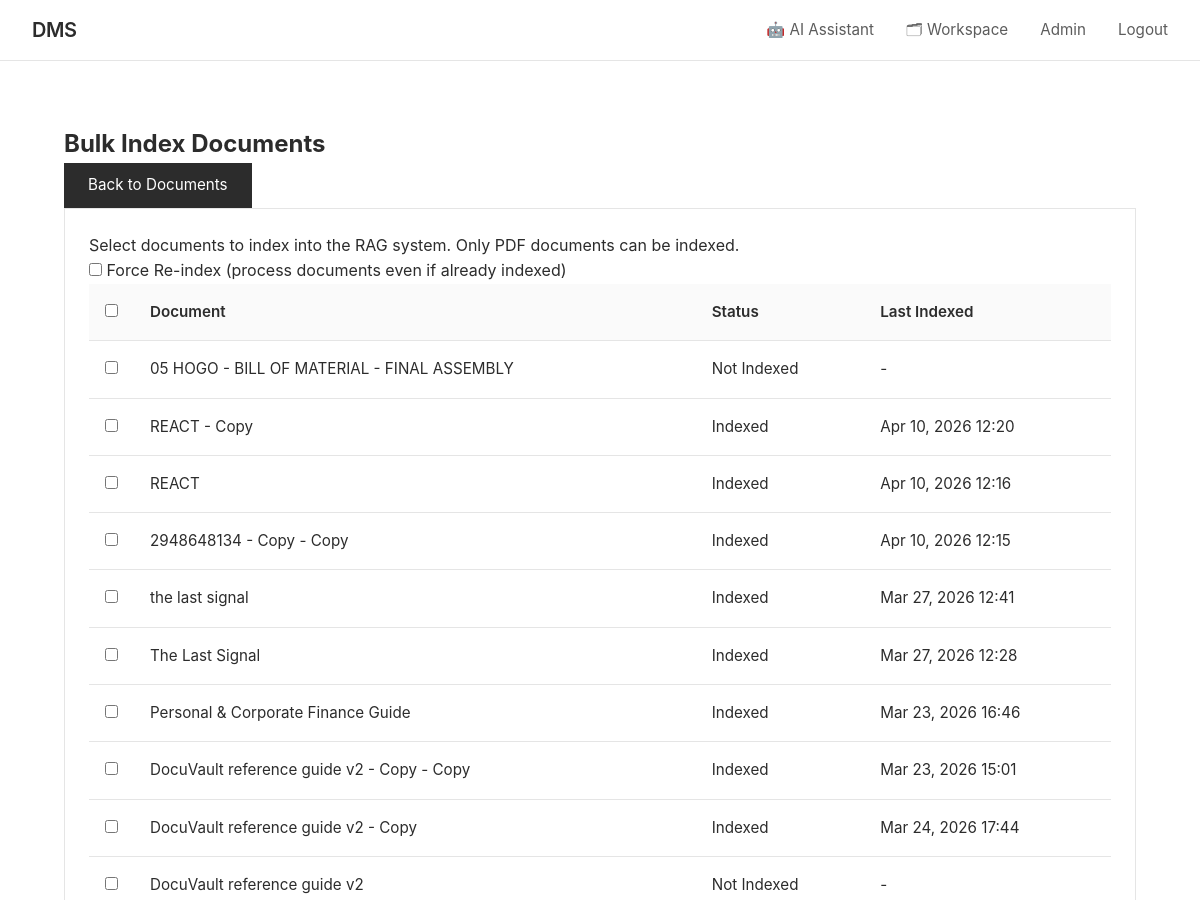
The app's page /documents/bulk-index/ (signed in, upper part), older data.
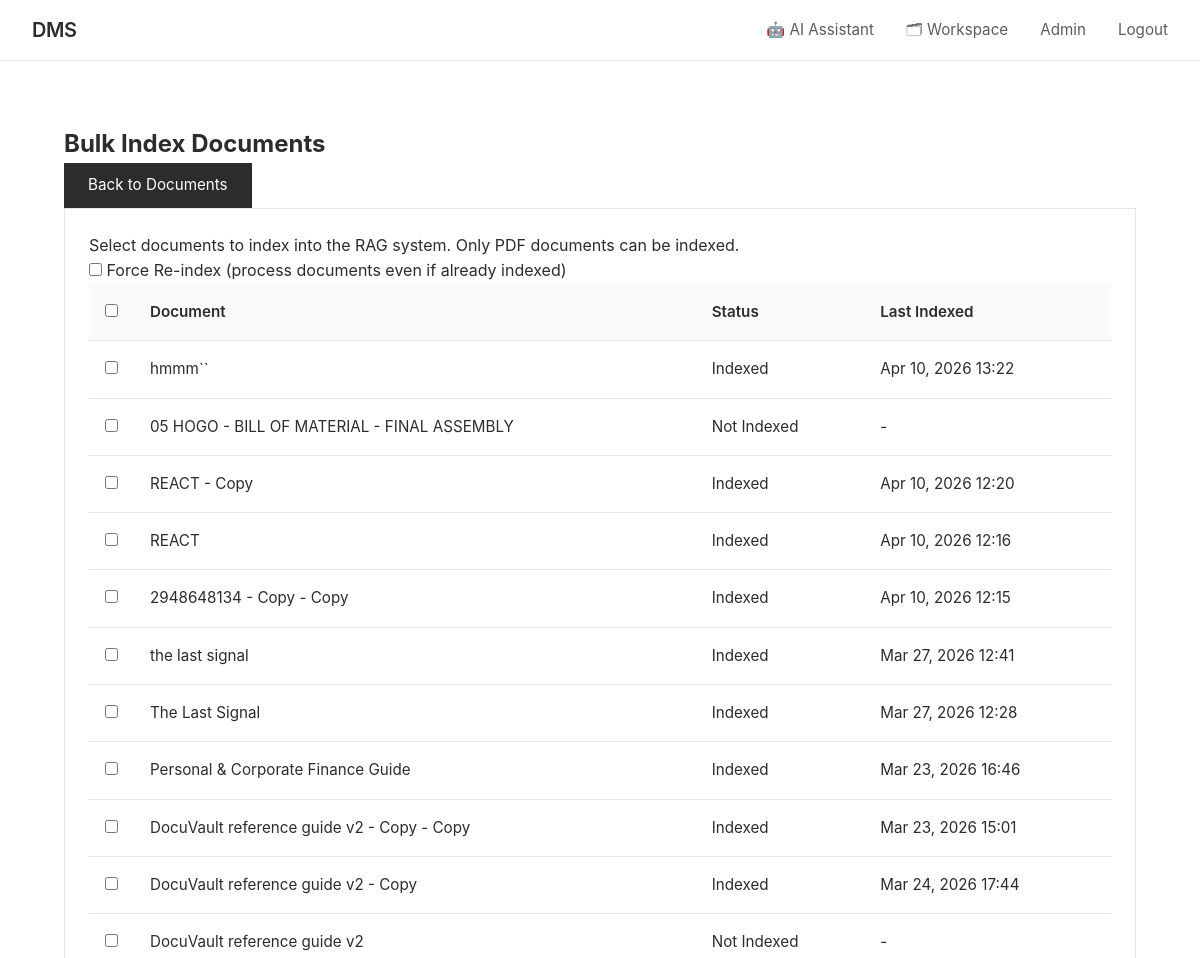
The same page, newer data.
### documents/models.py (models this page shows, shortened)
class Document(models.Model):
    ACCESS_LEVEL_CHOICES = [
        ('public', 'Public'),
        ('private', 'Private'),
        ('role', 'Role-Based'),
        ('custom', 'Custom Users'),
    ]
    title = models.CharField(max_length=255)
    description = models.TextField(blank=True)
    file = models.FileField(upload_to=document_upload_path)
    file_size = models.BigIntegerField(default=0, help_text="Size in bytes")
    file_type = models.CharField(max_length=100, blank=True)
    owner = models.ForeignKey(User, on_delete=models.CASCADE, related_name='owned_documents')
    access_level = models.CharField(max_length=10, choices=ACCESS_LEVEL_CHOICES, default='private')
    required_role_level = models.IntegerField(
        default=1,
        validators=[MinValueValidator(1), MaxValueValidator(100)],
        help_text="Minimum role level required (for role-based access)"
    )
    category = models.ForeignKey(Category, on_delete=models.SET_NULL, null=True, blank=True, related_name='documents')
    folder   = models.ForeignKey('Folder', on_delete=models.SET_NULL, null=True, blank=True,
                                 related_name='folder_documents')
    tags = models.ManyToManyField(Tag, blank=True, related_name='documents')
    shared_with = models.ManyToManyField(User, blank=True, related_name='shared_documents')
    version = models.IntegerField(default=1)
    is_locked = models.BooleanField(default=False, help_text="Locked documents cannot be edited")
    locked_by = models.ForeignKey(User, on_delete=models.SET_NULL, null=True, blank=True, related_name='locked_documents')
    views_count = models.IntegerField(default=0)
    downloads_count = models.IntegerField(default=0)
    created_at = models.DateTimeField(auto_now_add=True)
    updated_at = models.DateTimeField(auto_now=True)
    allow_comments = models.BooleanField(default=True)
    allow_download = models.BooleanField(default=True)
    is_deleted = models.BooleanField(default=False)
    deleted_at = models.DateTimeField(null=True, blank=True)
    class Meta:
        ordering = ['-updated_at', '-created_at']
        indexes = [
            models.Index(fields=['owner', 'access_level']),
            models.Index(fields=['created_at']),
            models.Index(fields=['title']),
        ]
    def get_embedding(self):
        try:
            return self.embedding
        except Exception:
            return None

class DocumentEmbedding(models.Model):
    INDEX_STATUS_CHOICES = [
        ('pending', 'Pending'),
        ('processing', 'Processing'),
        ('completed', 'Completed'),
        ('failed', 'Failed'),
    ]
    document = models.OneToOneField(Document, on_delete=models.CASCADE, related_name='embedding')
    is_indexed = models.BooleanField(default=False)
    index_status = models.CharField(max_length=20, choices=INDEX_STATUS_CHOICES, default='pending')
    chunk_count = models.IntegerField(default=0, help_text="Number of chunks created")
    embedding_model = models.CharField(max_length=100, blank=True, help_text="Model used for embeddings")
    indexed_at = models.DateTimeField(null=True, blank=True)
    last_indexed_at = models.DateTimeField(null=True, blank=True)
    error_message = models.TextField(blank=True)
    retry_count = models.IntegerField(default=0)
    created_at = models.DateTimeField(auto_now_add=True)
    updated_at = models.DateTimeField(auto_now=True)
    class Meta:
        ordering = ['-updated_at']

### documents/rag_views.py (the view)
# urls.py: path('documents/bulk-index/', rag_views.bulk_index_documents_view, name='bulk_index_documents'),
@login_required
def bulk_index_documents_view(request):
    if request.method == 'POST':
        form = DocumentIndexForm(request.POST)
        if form.is_valid():
            document_ids = request.POST.getlist('document_ids')
            if not document_ids:
                messages.warning(request, 'No documents selected.')
                return redirect('bulk_index_documents')
            documents = Document.objects.filter(
                id__in=document_ids,
                is_deleted=False
            )
            accessible_docs = documents.filter(
                Q(owner=request.user) |
                Q(access_level='public') |
                Q(shared_with=request.user)
            )
            indexed_count = 0
            failed_count = 0
            for doc in accessible_docs:
                embedding, created = DocumentEmbedding.objects.get_or_create(document=doc)
                if embedding.is_indexed and not form.cleaned_data.get('force_reindex'):
                    continue
                embedding.mark_processing()
                try:
                    if not doc.file or not doc.file.path.lower().endswith('.pdf'):
                        raise ValueError("Invalid file type")
                    chatbot = get_rag_chatbot()
                    chatbot.index_documents(pdf_path=doc.file.path)
                    stats = chatbot.document_processor.get_processing_stats()
                    embedding.mark_completed(
                        chunk_count=stats.get('total_pages', 0),
                        embedding_model=chatbot.config.EMBEDDING_MODEL
                    )
                    indexed_count += 1
                except Exception as e:
                    embedding.mark_failed(str(e))
                    failed_count += 1
            messages.success(request, f'Indexed {indexed_count} documents. Failed: {failed_count}')
            return redirect('document_list')
    else:
        form = DocumentIndexForm()
    user_documents = Document.objects.filter(
        Q(owner=request.user) |
        Q(access_level='public') |
        Q(shared_with=request.user)
    ).filter(is_deleted=False)
    context = {
        'form': form,
        'documents': user_documents
    }
    return render(request, 'rag/bulk_index.html', context)

### documents/forms.py
class DocumentIndexForm(forms.Form):
    force_reindex = forms.BooleanField(
        required=False,
        initial=False,
        label='Force re-index already indexed documents',
        widget=forms.CheckboxInput(attrs={
            'class': 'form-check-input'
        })
    )

### documents/context_processors.py (called while the page is built)
def unread_notifications(request):
    if request.user.is_authenticated:
        count = Notification.objects.filter(recipient=request.user, is_read=False).count()
        return {'unread_notifications_count': count}
    return {'unread_notifications_count': 0}

### documents/models.py (called while the page is built)
    def is_admin(self):
        return self.user_type == 'admin'

### documents/templates/rag/bulk_index.html (shortened to what this page needs)
{% extends 'documents/base.html' %}
{% load static %}
{% block content %}
<div class="container mt-4">
    <div class="d-flex justify-content-between align-items-center mb-4">
        <h2> Bulk Index Documents</h2>
        <a href="{% url 'document_list' %}" class="btn btn-outline-secondary">
             Back to Documents
        </a>
    </div>
    <div class="card">
        <div class="card-body">
            <div class="alert alert-info">
                 Select documents to index into the RAG system. Only PDF documents can
                be indexed.
            </div>
            <form method="post">
                <div class="mb-4">
                    <div class="form-check">
                        <input class="form-check-input" type="checkbox" name="force_reindex" id="forceReindex">
                        <label class="form-check-label" for="forceReindex">
                            Force Re-index (process documents even if already indexed)
                        </label>
                    </div>
                </div>
                <div class="table-responsive">
                    <table class="table table-hover">
                        <thead>
                            <tr>
                                <th style="width: 40px;">
                                    <input type="checkbox" id="selectAll" class="form-check-input">
                                </th>
                                <th>Document</th>
                                <th>Status</th>
                                <th>Last Indexed</th>
                            </tr>
                        </thead>
                        <tbody>
                            {% for doc in documents %}
                            <tr>
                                <td>
                                    <input type="checkbox" name="document_ids" value="{{ doc.id }}"
                                        class="form-check-input doc-checkbox">
                                </td>
                                <td>
                                     {{ doc.title }}
                                </td>
                                <td>
                                    {% with embedding=doc.get_embedding %}
                                    {% if embedding and embedding.is_indexed %}
                                    <span class="badge bg-success">Indexed</span>
                                    {% else %}
                                    <span class="badge bg-secondary">Not Indexed</span>
                                    {% endif %}
                                    {% endwith %}
                                </td>
                                <td>
                                    {% with embedding=doc.get_embedding %}
                                    {% if embedding and embedding.indexed_at %}
                                    {{ embedding.indexed_at|date:"M d, Y H:i" }}
                                    {% else %}
                                    -
                                    {% endif %}
                                    {% endwith %}
                                </td>
                            </tr>
                            {% empty %}
                            <tr>
                                <td colspan="4" class="text-center py-4">No documents available for indexing.</td>
                            </tr>
                            {% endfor %}
                        </tbody>
                    </table>
            </form>
        </div>
    </div>
</div>
{% endblock %}

Row changes from the older to the newer data that the page shows:
added Document: title "hmmm``", shows "Indexed", get_embedding.indexed_at "Apr 10, 2026 13:22"
